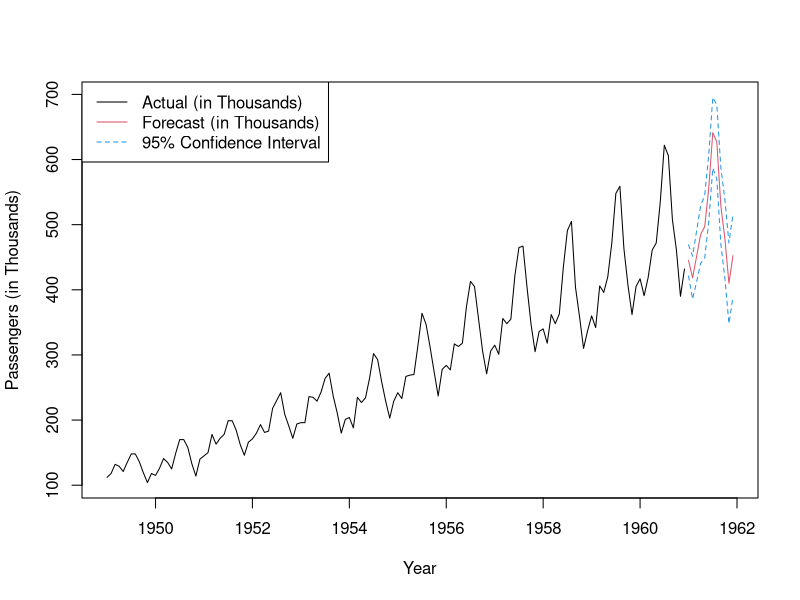

Write the R code that produced this figure.
## ---- chunk 1
library(datasets)
library(stats)

modelFit <- arima(AirPassengers, order = c(1, 0, 0), list(order = c(2,1, 0), period = 12))

fit <- predict(modelFit, n.ahead = 12)

upperBound <- fit$pred + 2 * fit$se
lowerBound <- fit$pred - 2 * fit$se


getwd
ts.plot(AirPassengers, fit$pred, upperBound, lowerBound,
        col = c(1, 2, 4, 4), lty = c(1, 1, 2, 2),
        gpars=list(xlab="Year", ylab="Passengers (in Thousands)"))

legend("topleft", col = c(1, 2, 4), lty = c(1, 1, 2),
       c("Actual (in Thousands)", "Forecast (in Thousands)", "95% Confidence Interval"))
